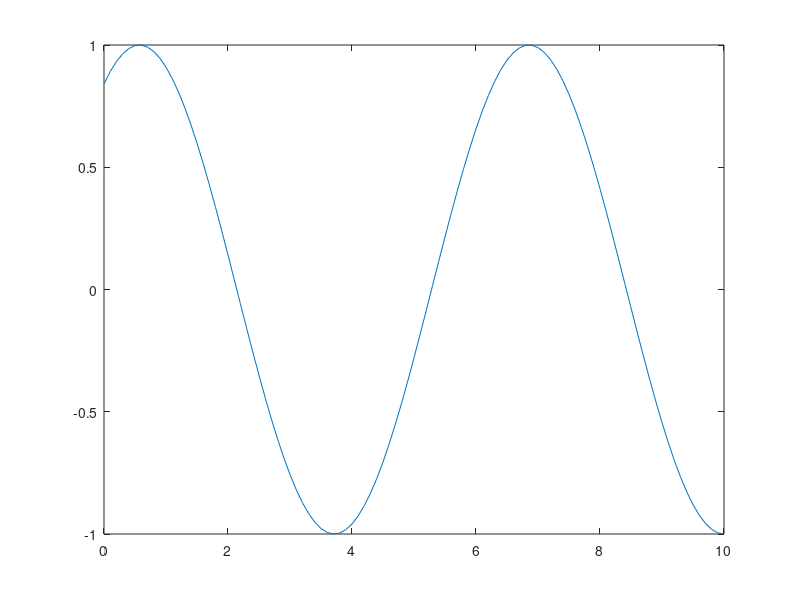
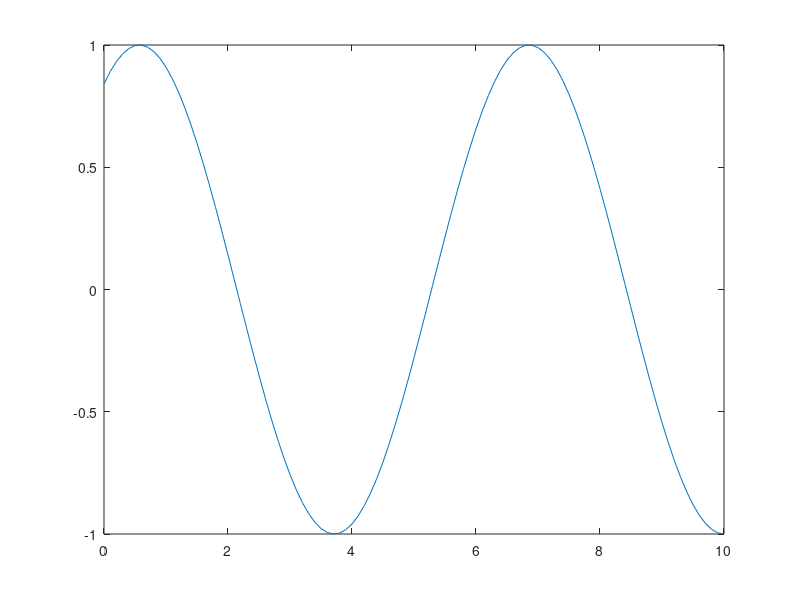
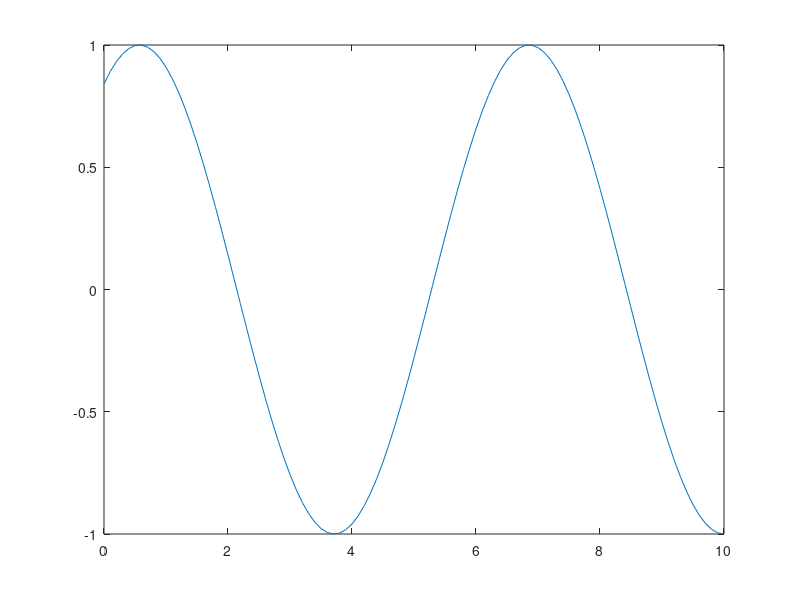
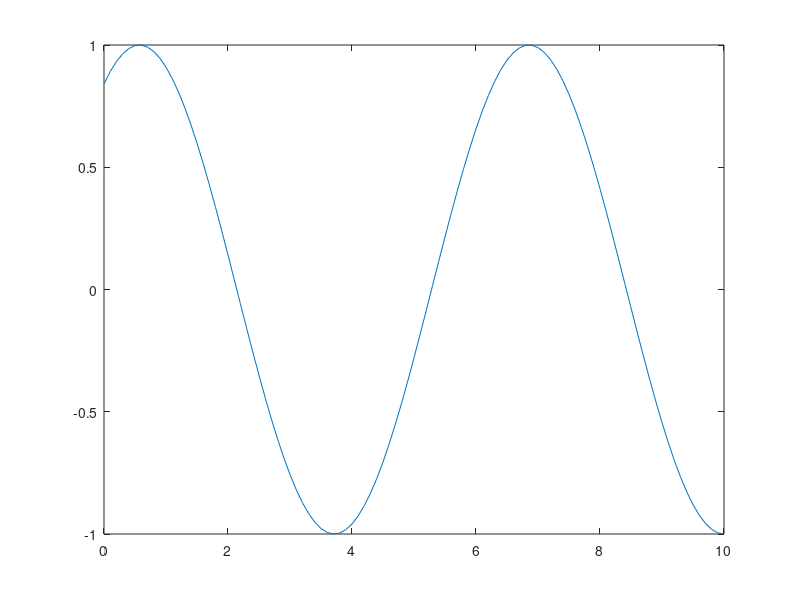

Recreate these plots in MATLAB, in order. (Note: this script raises an error after producing the figures.)
for i = 1:10
    x = linspace(0, 10, 101);
    plot(x, sin(x + 1));
    print(gcf, '-deps', strcat('plot', num2str(i), '.ps'));
end


%% section Flow Control
% if, elseif, else: Execute statement if condition is true.
% for: Execute statement speecified number of times.
% switch, case, otherwise: Execute one of several groups of statements
% try, catch: Execute statements and catch resulting errors.
% while: Repeat execution of statements while condition is true.


% break
% continue
% end
% pause
% return

%% if, elseif, else Demo
a = 3;
if rem(a, 2) == 0
    disp("a is even")
else
    disp("a is odd")
end

%% switch Demo
input_num = 1;
switch input_num
    case -1
        disp("negative 1");
    case 0
        disp("zero");
    case 1
        disp("positive 1");
    otherwise
        disp("other value");
end

%% while Demo
n = 1;
while prod(1:n) < 1e100s
    n = n + 1;
end
disp(n);

%% Exercise
n = 1;
sum = 0;
while n <= 999
    sum = sum + n;
    n = n + 1;
end
disp(sum);

%% for Demo
for n = 1:5 %1:2:10 means [1 3 5 7 9], the rest will be zero automatically.
    a(n) = 2^(2*n-1); 
end
disp(a) %Warning, Matlab will not overwrite existed variable.If you need to
%disp(a(1:2:10))       %refresh it, delete the workspace manually. 